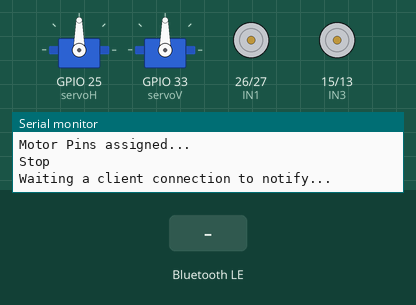
A sketch run on a simulated ESP32. On the bench: 2 × servo, motor-driver pin pairs drawn as motors (green arrow = first pin HIGH = forward, orange = second pin HIGH = backward, longer = more drive, scaled by the enable pin), the last lines printed to the serial monitor. Inputs (shaded band) come from the test bench. Nothing arrives over Bluetooth unless stated; a phone connects over Bluetooth LE 3 s after start.

Above: at 1.2 s.
1.3 s: Bluetooth LE write "F" received
At 2.2 s:
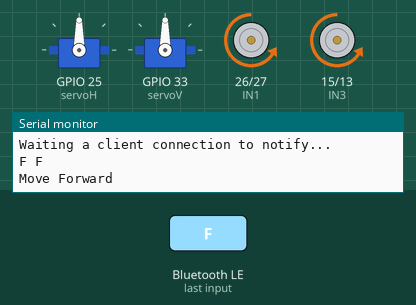
2.8 s: Bluetooth LE write "B" received
At 3.3 s:
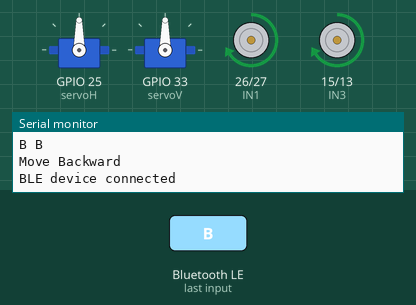
4.3 s: Bluetooth LE write "R" received
At 5.5 s:
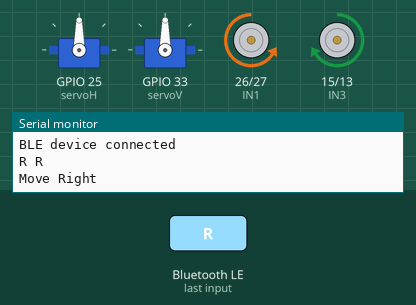
5.8 s: Bluetooth LE write "L" received
At 6.8 s:
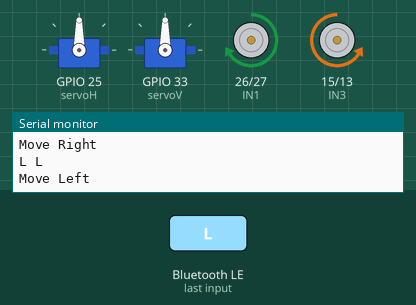
Timing chart, 0 to 8.3 s (numbered marks = the images above; inputs shaded):
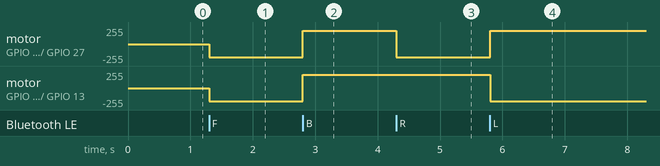

The sketch:

ESP32_BT3.ino
```cpp
#include <BLEDevice.h>
#include <BLEServer.h>
#include <BLEUtils.h>
#include <BLE2902.h>
#include <ESP32MotorControl.h>
#include <Servo.h>

//Servo Horizontal
Servo myservoH;
const int servoH = 25;
int posH = 90;

//Servo vertical
Servo myservoV;
const int servoV = 33;
int posV = 90;
// Motor R
const int IN1 = 26;
const int IN2 = 27;
const int ENA = 14;

// Motor L
const int IN3 = 15;
const int IN4 = 13;
const int ENB = 12;

// Setting PWM properties
const int freq = 30000;
const int pwmChannel1 = 0;
const int pwmChannel2 = 1;
const int resolution = 8;
int dutyCycle = 200;


ESP32MotorControl motor;

// Main Loop vars
char *BLE_RXbuf;
char BLEcmd;
bool BLE_RXflag = false;

// BLE defs & vars
// See the following for generating UUIDs: https://www.uuidgenerator.net/
#define SERVICE_UUID           "6E400001-B5A3-F393-E0A9-E50E24DCCA9E" // UART service UUID
#define CHARACTERISTIC_UUID_RX "6E400002-B5A3-F393-E0A9-E50E24DCCA9E"
#define CHARACTERISTIC_UUID_TX "6E400003-B5A3-F393-E0A9-E50E24DCCA9E"

BLEServer *pServer = NULL;
BLECharacteristic * pTxCharacteristic;
bool deviceConnected = false;
bool oldDeviceConnected = false;

class MyServerCallbacks: public BLEServerCallbacks {
    void onConnect(BLEServer* pServer) {
      deviceConnected = true;
    };

    void onDisconnect(BLEServer* pServer) {
      deviceConnected = false;
    }
};

class MyCallbacks: public BLECharacteristicCallbacks {
  void onWrite(BLECharacteristic *pCharacteristic) {
      std::string rxValue = pCharacteristic->getValue();

      if (rxValue.length() > 0) {
        BLE_RXbuf = (char *)rxValue.c_str();
        BLEcmd = BLE_RXbuf[0];
        BLE_RXflag = true; // set BLE RX flag
      }
    }
};

void move_forward(){
  digitalWrite(IN1, LOW);
  digitalWrite(IN2, HIGH);
  digitalWrite(IN3, LOW);
  digitalWrite(IN4, HIGH);
  Serial.println("Move Forward");
}

void move_backward(){
  digitalWrite(IN1, HIGH);
  digitalWrite(IN2, LOW);
  digitalWrite(IN3, HIGH);
  digitalWrite(IN4, LOW);
  Serial.println("Move Backward");

}

void move_left(){
  digitalWrite(IN1, HIGH);
  digitalWrite(IN2, LOW);
  digitalWrite(IN3, LOW);
  digitalWrite(IN4, HIGH);
  Serial.println("Move Left");

}
void move_right(){
  digitalWrite(IN1, LOW);
  digitalWrite(IN2, HIGH);
  digitalWrite(IN3, HIGH);
  digitalWrite(IN4, LOW);
  Serial.println("Move Right");
}

void no_move(){
  digitalWrite(IN1, LOW);
  digitalWrite(IN2, LOW);
  digitalWrite(IN3, LOW);
  digitalWrite(IN4, LOW);
  Serial.println("Stop");

}
void setup() {
  Serial.begin(115200);
  Serial.println("Motor Pins assigned...");

  // Motor control setup
  no_move();

  // Create the BLE Device
  BLEDevice::init("UWU");

  // Create the BLE Server
  pServer = BLEDevice::createServer();
  pServer->setCallbacks(new MyServerCallbacks());

  // Create the BLE Service
  BLEService *pService = pServer->createService(SERVICE_UUID);

  // Create a BLE Characteristic
  pTxCharacteristic = pService->createCharacteristic(
                    CHARACTERISTIC_UUID_TX,
                    BLECharacteristic::PROPERTY_NOTIFY
                  );
  pTxCharacteristic->addDescriptor(new BLE2902());

  BLECharacteristic * pRxCharacteristic = pService->createCharacteristic(
                       CHARACTERISTIC_UUID_RX,
                      BLECharacteristic::PROPERTY_WRITE
                    );

  pRxCharacteristic->setCallbacks(new MyCallbacks());

  // Start the service
  pService->start();

  // Start advertising
  pServer->getAdvertising()->start();
  Serial.println("Waiting a client connection to notify...");

  pinMode(IN1,OUTPUT);
  pinMode(IN2,OUTPUT);
  pinMode(ENA,OUTPUT);
  pinMode(IN3,OUTPUT);
  pinMode(IN4,OUTPUT);
  pinMode(ENB,OUTPUT);


  ledcSetup(pwmChannel1, freq, resolution);
  ledcSetup(pwmChannel2, freq, resolution);

  ledcAttachPin(ENA, pwmChannel1);
  ledcAttachPin(ENB, pwmChannel2);

  myservoH.attach(servoH);  // 設置舵機控制腳位
  myservoV.attach(servoV);
  Serial.begin(9600);
  myservoH.write(posH);
  myservoV.write(posV);

}

void loop() {
  String tx;

  // BLE disconnecting
  if (!deviceConnected && oldDeviceConnected) {
     delay(500); // give the bluetooth stack the chance to get things ready
     pServer->startAdvertising(); // restart advertising
     Serial.println("BLE start advertising");
     oldDeviceConnected = deviceConnected;
  }

  // BLE connecting
  if (deviceConnected && !oldDeviceConnected) {
    // do stuff here on connecting
    oldDeviceConnected = deviceConnected;
    Serial.println("BLE device connected");
  }

  // check BLE command
  if (BLE_RXflag) {
    Serial.print(BLEcmd); Serial.print(" "); Serial.println(BLE_RXbuf);

    switch (BLEcmd) {
      case 'F': move_forward();
                break;
      case 'B': move_backward();
                break;
      case 'R': move_right();
                break;
      case 'L': move_left();
                break;
      case 'S': no_move();
                break;
      case'Z':posH = posH + 5;
              myservoH.write(posH);
              delay(10);
              break;
      case'X':posH = posH - 5;
              myservoH.write(posH);
              delay(10);
              break;
      case'H':posH = 90;
             myservoH.write(posH);
             delay(10);
             break;
      case'U':posV = posV + 5;
             myservoV.write(posV);
             delay(10);
             break;
      case'D':posV = posV - 5;
             myservoV.write(posV);
             delay(10);
             break;
      case'V':posV = 90;
            myservoV.write(posV);
            delay(10);
            break;

    }
    BLE_RXflag = false;
  }

  ledcWrite(pwmChannel1, dutyCycle);
  ledcWrite(pwmChannel2, dutyCycle);
}
```

Measured:
- after the input at 1.3 s, motor on GPIO 26 (IN1) / GPIO 27 (IN2), motor on GPIO 15 (IN3) / GPIO 13 (IN4): stopped → backward 199/255 at once
- after the input at 2.8 s, motor on GPIO 26 (IN1) / GPIO 27 (IN2), motor on GPIO 15 (IN3) / GPIO 13 (IN4): backward 199/255 → forward 199/255 at once
- after the input at 4.3 s, motor on GPIO 26 (IN1) / GPIO 27 (IN2): forward 199/255 → backward 199/255 at once
- after the input at 5.8 s, motor on GPIO 26 (IN1) / GPIO 27 (IN2): backward 199/255 → forward 199/255 at once; motor on GPIO 15 (IN3) / GPIO 13 (IN4): forward 199/255 → backward 199/255 at once
